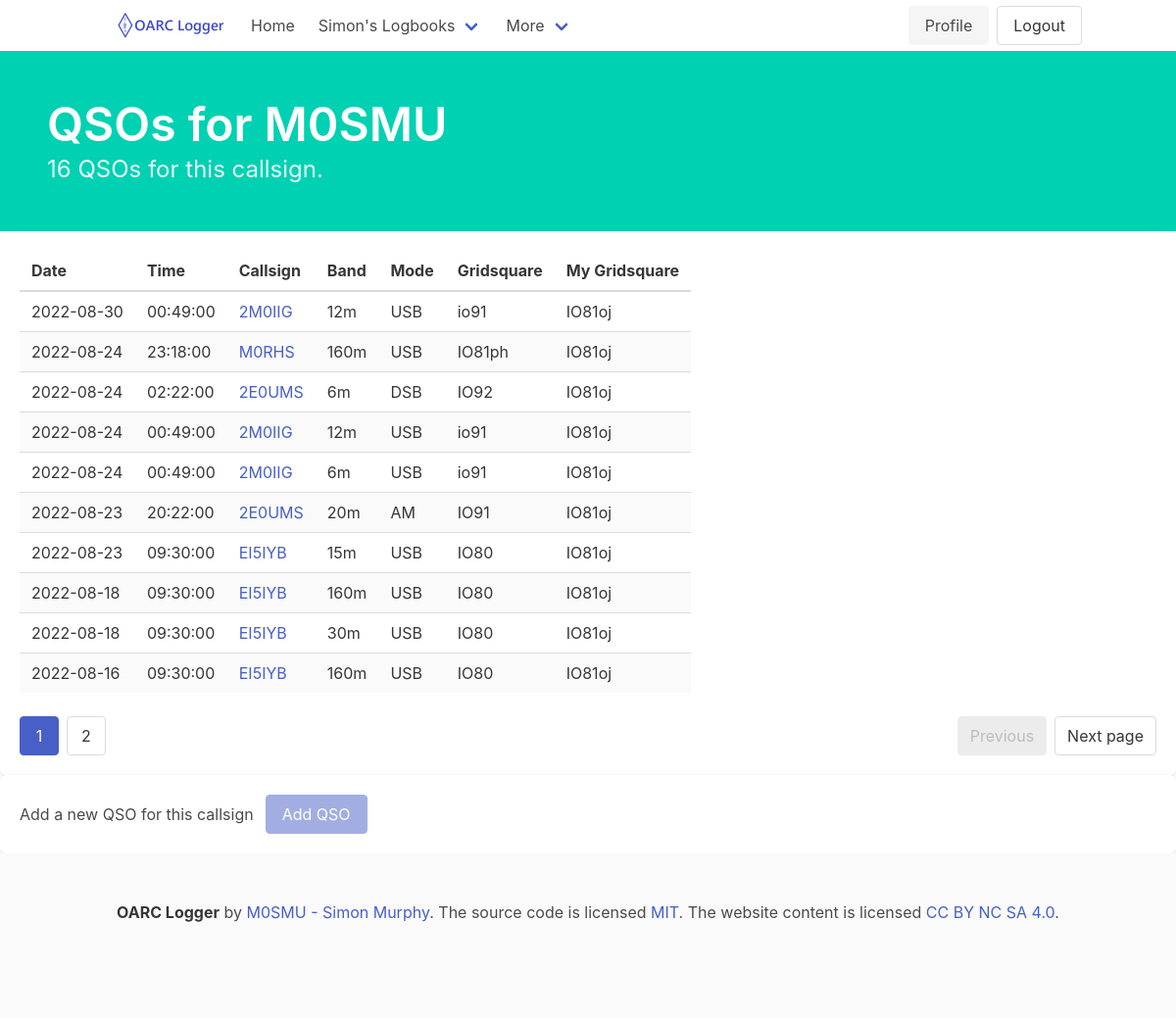
/callsigns/M0SMU/qsos (signed in), run on an earlier commit of the app's database.
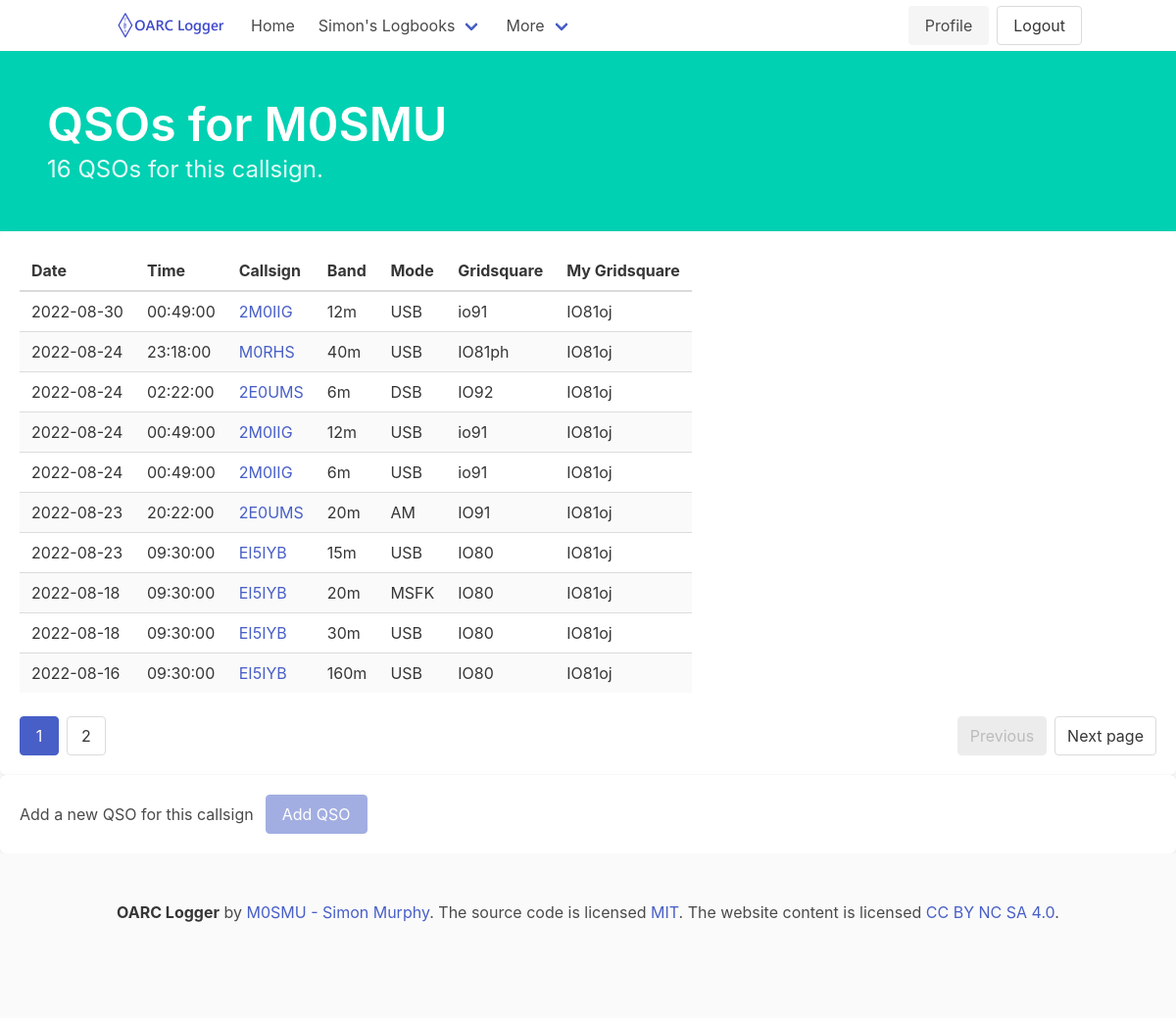
And on a later commit of the database.
### logger/models.py (models this page shows, shortened)
class QSO(db.Model):
    id = db.Column(db.Integer, primary_key=True) # primary keys are required by SQLAlchemy
    band = db.Column(db.String(25))
    band_rx = db.Column(db.String(25))
    mode = db.Column(db.String(25))
    submode = db.Column(db.String(25))
    freq = db.Column(db.String(25))
    freq_rx = db.Column(db.String(25))
    call = db.Column(db.String(50))
    station_callsign = db.Column(db.String(50))
    operator = db.Column(db.String(50))
    owner_callsign = db.Column(db.String(50))
    qso_date = db.Column(db.Date())
    qso_date_off = db.Column(db.Date())
    time_on = db.Column(db.Time())
    time_off = db.Column(db.Time())
    gridsquare = db.Column(db.String(10))
    my_gridsquare = db.Column(db.String(10))
    rst_rcvd = db.Column(db.String(10))
    rst_sent = db.Column(db.String(10))
    tx_pwr = db.Column(db.String(10))
    my_rig = db.Column(db.String(100))
    my_antenna = db.Column(db.String(100))
    qso_random = db.Column(db.String(1))
    qso_complete = db.Column(db.String(3))
    sat_mode = db.Column(db.String(25))
    sat_name = db.Column(db.String(25))
    srx = db.Column(db.Integer)
    srx_string = db.Column(db.String(50))
    stx = db.Column(db.Integer)
    stx_string = db.Column(db.String(50))
    my_sota_ref = db.Column(db.String(25))
    sota_ref = db.Column(db.String(25))
    my_iota = db.Column(db.String(6))
    iota = db.Column(db.String(6))
    my_iota_island_id = db.Column(db.Integer)
    iota_island_id = db.Column(db.Integer)
    country = db.Column(db.String(50))
    my_country = db.Column(db.String(50))
    distance = db.Column(db.String(10))
    dxcc = db.Column(db.Integer)
    my_dxcc = db.Column(db.Integer)
    name = db.Column(db.String(50))
    my_name = db.Column(db.String(50))
    my_city = db.Column(db.String(50))
    cqz = db.Column(db.Integer)
    my_cq_zone = db.Column(db.Integer)
    ituz = db.Column(db.Integer)
    my_itu_zone = db.Column(db.Integer)
    qsl_rcvd = db.Column(db.String(3))
    qsl_rcvd_via = db.Column(db.String(3))
    qsl_sent = db.Column(db.String(3))
    qsl_sent_via = db.Column(db.String(3))
    lotw_qsl_rcvd = db.Column(db.String(3))
    lotw_qsl_sent = db.Column(db.String(3))
    lotw_qslsdate = db.Column(db.Date())
    eqsl_qsl_rcvd = db.Column(db.String(3))
    eqsl_qsl_sent = db.Column(db.String(3))
    eqsl_qslsdate = db.Column(db.Date())
    qrzcom_qso_upload_status = db.Column(db.String(3))
    qrzcom_qso_upload_date = db.Column(db.Date())
    address = db.Column(db.String(50))
    a_index = db.Column(db.Integer)
    k_index = db.Column(db.Integer)
    sfi = db.Column(db.Integer)
    ant_az = db.Column(db.Integer)
    ant_el = db.Column(db.Integer)
    comment = db.Column(db.String(255))
    cont = db.Column(db.String(2))
    email = db.Column(db.String(255))
    cnty = db.Column(db.String(50))
    my_cnty = db.Column(db.String(50))
    my_postal_code = db.Column(db.String(10))
    qth = db.Column(db.String(50))
    swl = db.Column(db.String(2))
    lat = db.Column(db.String(11))
    my_lat = db.Column(db.String(11))
    lon = db.Column(db.String(11))
    my_lon = db.Column(db.String(11))
    pfx = db.Column(db.String(15))

### logger/callsigns/views.py (the view)
@callsigns.route("/<callsign>/qsos")
@login_required
def call(callsign):
    callsign = callsign.replace('_', '/')
    page = request.args.get('page', 1, type=int)
    callqsos = QSO.query.filter_by(station_callsign = callsign).order_by(QSO.qso_date.desc(), QSO.time_on.desc()).paginate(page=page, per_page=ROWS_PER_PAGE)
    allqsos = QSO.query.filter_by(station_callsign = callsign).all()
    return render_template('callsign.html', qsos=callqsos, station_callsign=callsign, allqsos=allqsos)

### logger/application.py (called while the page is built)
def create_app():
    app = Flask(__name__)
    app.config.from_object(Config)
    db.init_app(app)
    migrate = Migrate(app, db, render_as_batch=True)
    login_manager = LoginManager()
    login_manager.login_view = 'users.login'
    login_manager.init_app(app)
    from logger.models import User
    @login_manager.user_loader
    def load_user(user_id):
        return User.query.get(int(user_id))
    app.register_blueprint(users, url_prefix='/users')
    app.register_blueprint(callsigns, url_prefix='/callsigns')
    app.register_blueprint(qsos, url_prefix='/qsos')
    @app.route("/")
    def index():
        return render_template('index.html')
    @app.route("/about")
    def about():
        return render_template('about.html')
    @app.template_filter()
    def MhzFormat(value):
        value = float(value)/1000000
        return "{:,.6f} MHz".format(value)
    return app

### logger/templates/callsign.html
{% extends 'base.html' %}
{% block hero %}is-primary{% endblock %}
{% block content %}
            <div class="bd-hero-heading">
                <h1 class="title is-size-1">
                    {% block title %} QSOs for {{ station_callsign }} {% endblock %}
                </h1>
                <div class="subtitle is-4 algolia-lvl1">
                    <p>{{ allqsos|length }} QSOs for this callsign.</p>
                </div>
            </div>
        </div>
    </section>
    <section>
        <div class="box">
            <table class="table is-striped is-hoverable">
                <thead>
                    <tr>
                        <th>Date</th>
                        <th>Time</th>
                        <th>Callsign</th>
                        <th>Band</th>
                        <th>Mode</th>
                        <th>Gridsquare</th>
                        <th>My Gridsquare</th>
                    </tr>
                </thead>
                <tbody>
                    {% for qso in qsos.items %}
                    <tr>
                        <td>{{ qso.qso_date }}</td>
                        <td>{{ qso.time_on }}</td>
                        <td><a href="/qsos/view/{{ qso.call| replace("/","_") }}/{{ qso.qso_date}}/{{ qso.time_on.strftime('%H:%M:%S.%f') }}" title="{{ qso.call }}">{{ qso.call }}</a></td>
                        <td>{{ qso.band }}</td>
                        <td>{{ qso.mode }}</td>
                        <td>{{ qso.gridsquare }}</td>
                        <td>{{ qso.my_gridsquare }}</td>
                    </tr>
                    {% else %}
                    No QSOs
                    {% endfor %}
                </tbody>
            </table>
            <nav class="pagination" role="navigation" aria-label="pagination">
                <a class="pagination-previous" {% if qsos.has_prev %}href="{{ url_for('callsigns.call', callsign=station_callsign, page=qsos.prev_num) }}"{% else %}disabled {% endif %} title="This is the first page">Previous</a>
                <a class="pagination-next" {% if qsos.has_next %}href="{{ url_for('callsigns.call', callsign=station_callsign, page=qsos.next_num) }}"{% else %}disabled {% endif %}>Next page</a>
                <ul class="pagination-list">
                    {% for page_num in qsos.iter_pages() %}
                        {% if qsos.page != page_num %}
                        <li>
                            <a class="pagination-link" href="{{ url_for('callsigns.call', callsign=station_callsign, page=page_num) }}" aria-label="Goto page {{ page_num }}">{{ page_num }}</a>
                        </li>
                        {% else %}
                        <li>
                            <a class="pagination-link is-current" href="{{ url_for('callsigns.call', callsign=station_callsign, page=page_num) }}" aria-label="Page {{ page_num }}" aria-current="page">{{ page_num }}</a>
                        </li>
                        {% endif %}
                    {% endfor %}
                </ul>
            </nav>
        </div>
    </section>
    <section>
        <div class="box">
            <div class="level">
                <div class="level-left">
                    <p class="level-item">Add a new QSO for this callsign</p>
                    <a class="button is-link level-item" disabled>Add QSO</a>
                </div>
            </div>
        </div>
    </section>
{% endblock %}

What changed in the data, as far as the page shows it:
changed QSO "M0RHS": band "160m" → "40m"
changed QSO: band "160m" → "20m"; mode "USB" → "MSFK"
